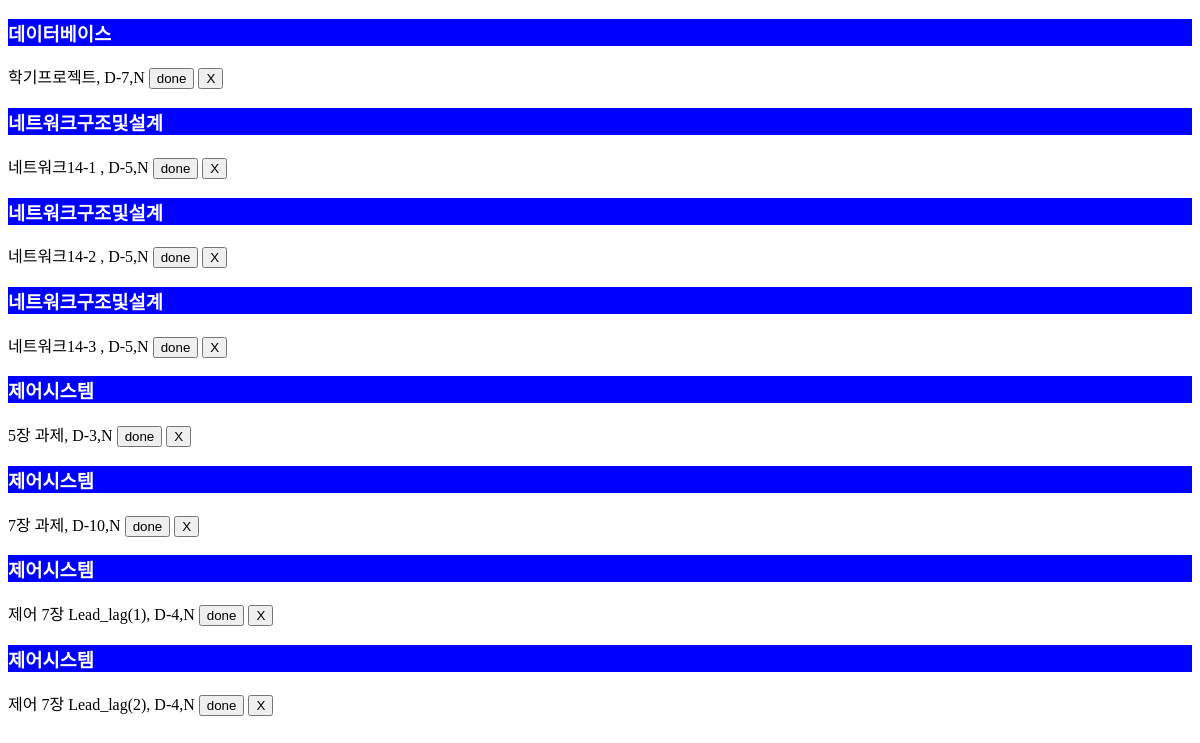
Screenshot of /home/201801764 with the database file from the repository.
### tables this page shows
CREATE TABLE "VideoAndHomework" (
	"cID"	INTEGER,
	"sID"	INTEGER,
	"VAHName"	TEXT,
	"DeadLine"	INTEGER,
	"Decision"	TEXT,
	FOREIGN KEY("cID") REFERENCES "Class"("cID") on delete CASCADE on update CASCADE
);

CREATE TABLE "Class" (
	"cID"	INTEGER NOT NULL UNIQUE,
	"NumOfPerson"	INTEGER,
	"cName"	TEXT NOT NULL,
	PRIMARY KEY("cID")
);

### server.py (the view, shortened to what this page needs)
@app.route('/home/<int:sID>', methods=['GET','POST'])
def home(sID):
    db = sqlite3.connect("todo_list.db")
    db.row_factory = sqlite3.Row
    items = db.execute(
        'SELECT VAHName, Class.cID,cName,Decision,DeadLine FROM VideoAndHomework, Class WHERE sID=? and VideoAndHomework.cID = Class.cID',(sID,)
    ).fetchall()
    db.close()
    return render_template('home.html', items= items)

### templates/home.html (shortened to what this page needs)
<!doctype HTML>
<html>
    <head>
    </head>
    <body>
            {% for item in items %}
            <form method='POST'>
                <h3>{{ item.cName }} </h3> {{ item.VAHName }}, D-{{item.DeadLine}},{{item.Decision}} <input type='submit'name="{{item.VAHName}}" value="done"> <input type='submit'name="{{item.VAHName}}2" value="X"><br>
            {% endfor %}
    </body>
</html>

### templates/home.html (style rules this page uses)
h3 { background-color: blue; color: white; }

### rows the page displays
VideoAndHomework: cName "데이터베이스", VAHName "학기프로젝트", DeadLine "7", Decision "N"
VideoAndHomework: cName "네트워크구조및설계", VAHName "네트워크14-1", DeadLine "5", Decision "N"
VideoAndHomework: cName "네트워크구조및설계", VAHName "네트워크14-2", DeadLine "5", Decision "N"
VideoAndHomework: cName "네트워크구조및설계", VAHName "네트워크14-3", DeadLine "5", Decision "N"
VideoAndHomework: cName "제어시스템", VAHName "5장 과제", DeadLine "3", Decision "N"
VideoAndHomework: cName "제어시스템", VAHName "7장 과제", DeadLine "10", Decision "N"
VideoAndHomework: cName "제어시스템", VAHName "제어 7장 Lead_lag(1)", DeadLine "4", Decision "N"
VideoAndHomework: cName "제어시스템", VAHName "제어 7장 Lead_lag(2)", DeadLine "4", Decision "N"
